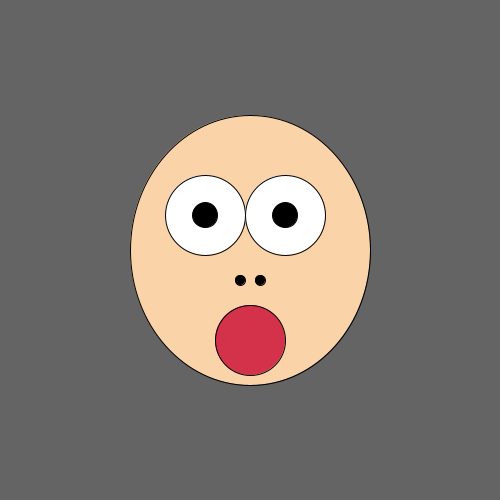
Frame 1 (no input)
Frame 60 (the mouse pressed at the canvas centre just before this capture): identical to frame 1, image omitted
Frame 120 (the mouse held since frame 60 and released just before this capture): identical to frame 1, image omitted

The Processing sketch that drew this single still picture (run headless with seeded random() and noise(); from frame 60 on, the mouse is pressed at the canvas centre):

// Processing sketch: processing_166356
// ── processing_166356.pde

void setup (){
  size(500,500);
  frameRate(25);
}

void draw (){
  background(100,100,100);
  fill(100,100,100,250);
  fill(250,211,169);
  ellipse(250,250,240,270);
  fill(999,999,999);
  ellipse(205,215,80,80);
  ellipse(285,215,80,80);
  fill(0,0,0);
  ellipse(205,215,25,25);
  ellipse(285,215,25,25);
  fill(0,0,0);
  ellipse(260,280,10,10);
  ellipse(240,280,10,10);
  fill(200,5,48,200);
  ellipse(250,340,70,70);
  
}
